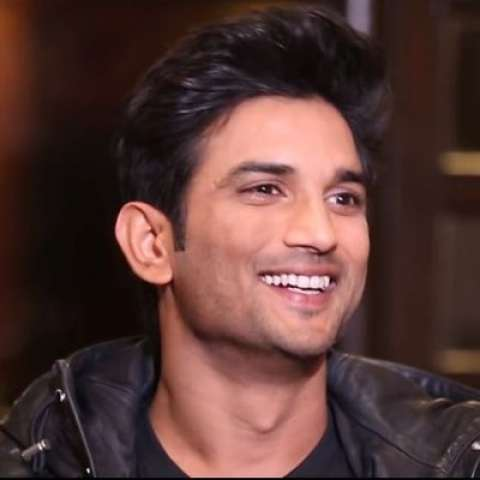
#> input picture Day-6_imgToCartoonImg/sushant.jpg, 480 x 480 px
$ python image_to_cartoon.py
#> lines starting #> are read from the running program, lines starting #| are printed output that depends on the picture; after the words box and inside, x2 and y2 are one past the last pixel; in counts of white or black regions, pixels touching at a corner belong together
import cv2
import numpy as np

num_down = 2   #no of downsampling steps
num_bilateral = 7 #no of bilateral filtering steps

img_rgb = cv2.imread("sushant.jpg")
#> img_rgb is the input picture: shape (480, 480, 3); mean B, G, R 53.7, 57.2, 87.4
print(img_rgb.shape) #prints the dimension of the picture
#| (480, 480, 3)

img_rgb = cv2.resize(img_rgb, (800,800))
#> img_rgb: shape (800, 800, 3)
print(img_rgb.shape)
#| (800, 800, 3)

# in this part we are downloading the img and then applying bilateral filter,mentioned amount of times

img_color = img_rgb
for _ in range(num_down):
    img_color = cv2.pyrDown(img_color)
#> this loop made 2 passes
#> pass 2, `img_color = cv2.pyrDown(img_color)`:
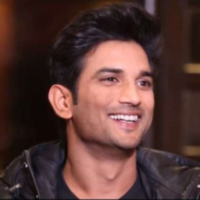
#> img_color: shape (200, 200, 3); mean B, G, R 53.6, 57.1, 87.4

# repeatedly apply small bilateral filter instead of applying one large filter
for _ in range(num_bilateral):
    img_color =cv2.bilateralFilter(img_color,d=9,sigmaColor=9, sigmaSpace=7)

# in this part we unsample ,covert the image to graysacle , apply median blur& then thresholding

# upsample image to original size
for _ in range(num_down):
    img_color = cv2.pyrUp(img_color)

img_gray = cv2.cvtColor(img_rgb, cv2.COLOR_BGR2GRAY)
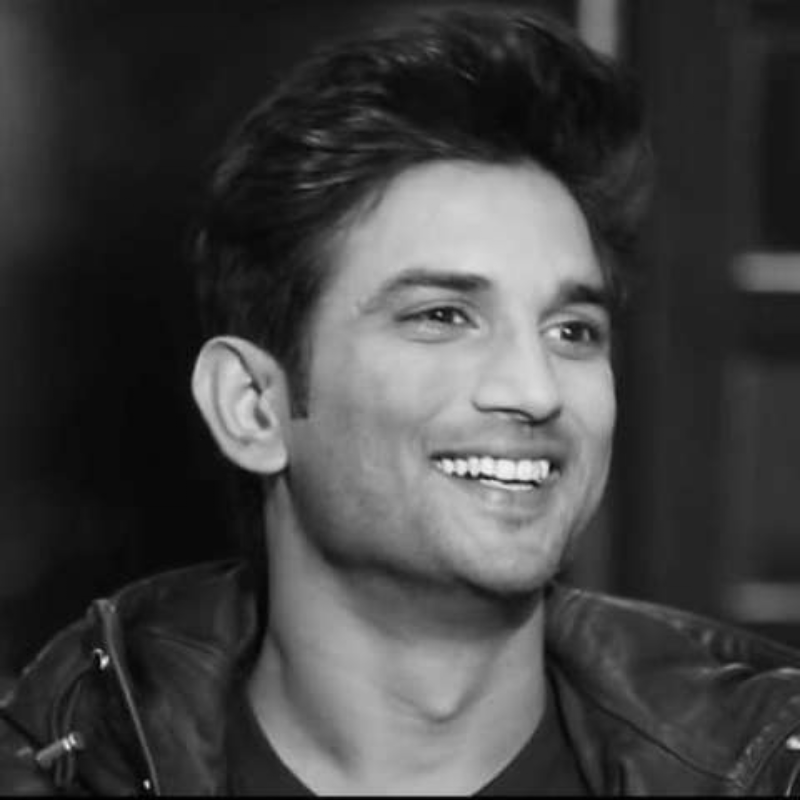
#> img_gray: shape (800, 800); min 0, max 244, mean 65.7
img_blur = cv2.medianBlur(img_gray, 7)

img_edge = cv2.adaptiveThreshold(img_blur, 255, cv2.ADAPTIVE_THRESH_MEAN_C, cv2.THRESH_BINARY, blockSize=9,C=2)
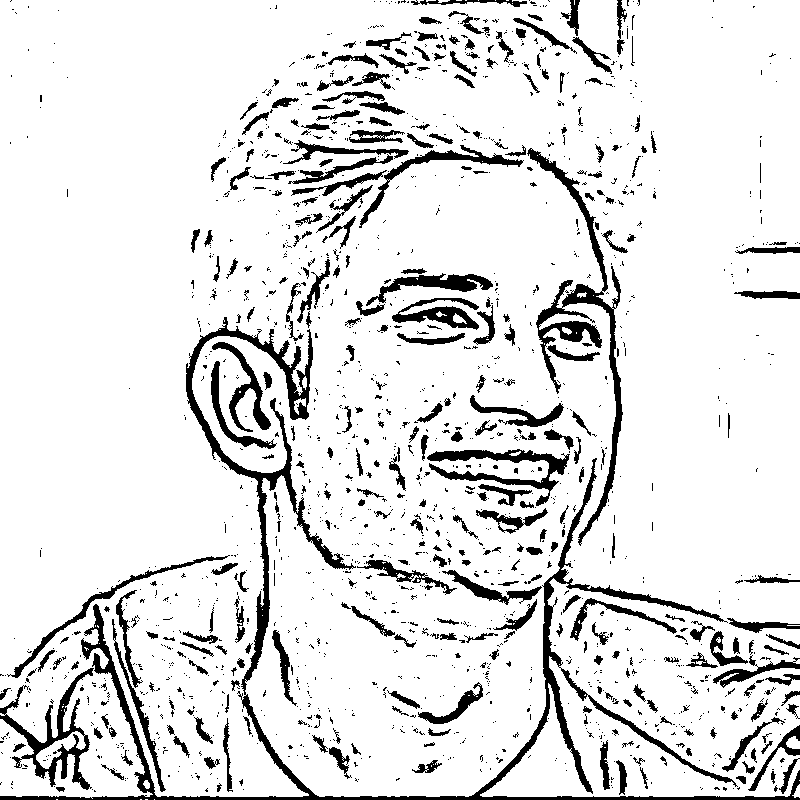
#> img_edge: shape (800, 800); 88.7% white; 1677 black regions (1341 under 20 px), largest, box (x1, y1, x2, y2) and area: (0, 317, 800, 800) 16317, (527, 148, 623, 546) 4870, (0, 668, 94, 790) 2563

# in this part we perform bitwise AND ,& then display the resultant image

# convert back to color, bit-AND with color image
img_edge = cv2.cvtColor(img_edge, cv2.COLOR_GRAY2RGB)
img_cartoon = cv2.bitwise_and(img_color, img_edge)
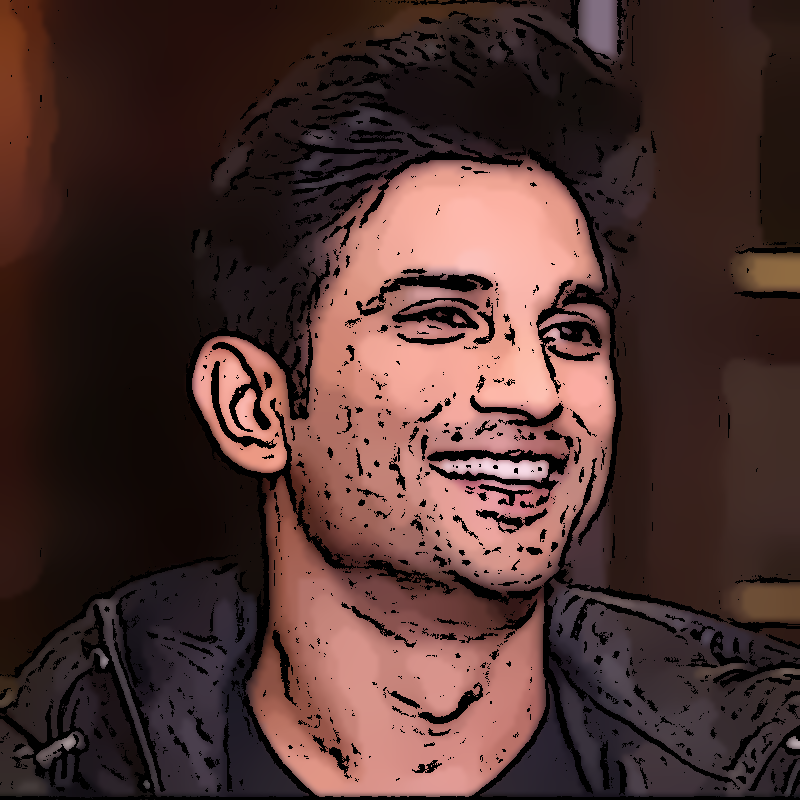
#> img_cartoon: shape (800, 800, 3); mean B, G, R 47.2, 50.7, 77.5


#cv2.imshow('cartoon_image', img_cartoon)
stack = np.hstack([img_rgb, img_cartoon])
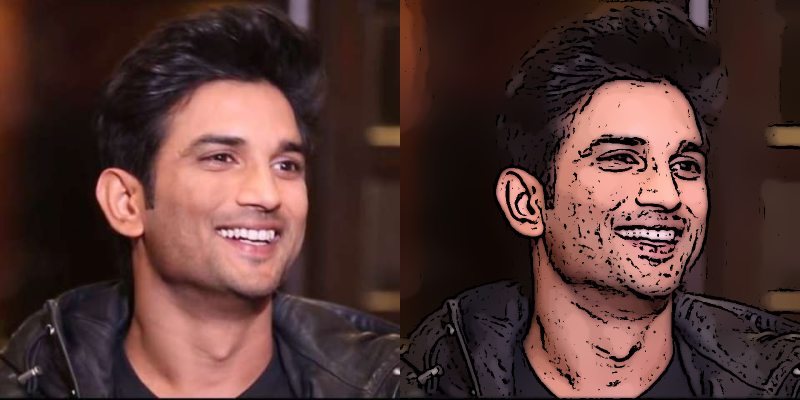
#> stack: shape (800, 1600, 3) (shown at 1/2 size); mean B, G, R 50.4, 53.9, 82.4
cv2.imwrite('sushant_img.jpg',stack)
cv2.imshow('stacked images', stack)
cv2.waitKey(0)
